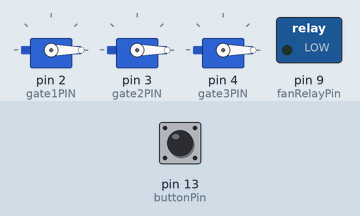
Simulated run of this program. Board: Arduino Uno, built with avr-gcc and run on an emulated ATmega328P. Shown: 3 × servo, switched loads named in the program (green lamp = pin HIGH). The test bench sets the inputs (shaded band); at power-on: pin 13 (buttonPin) HIGH. The local clock reads 2024-03-15 10:24:30 at power-on unless the program sets it; what the program prints to the serial monitor is not drawn.

Above: at 1.2 s.
1.3 s: pin 13 (buttonPin) pulled LOW for 0.15 s
At 2.7 s:
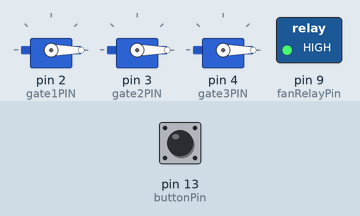
At 12.45 s:
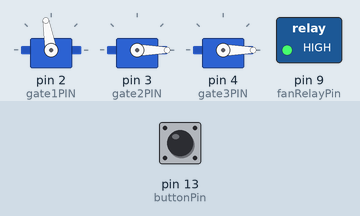
Timing chart, 0 to 24.1 s (numbered marks = the images above; inputs shaded):
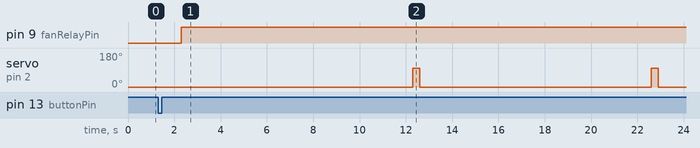

The program:

main.cpp
```cpp
#include <Arduino.h>
#include "DS1302_module.h"
#include "fan_relay_module.h"
#include "MG996R_module.h"
#include "feeder_module.h"
#include "button_feed.h"

bool isFeeding = false; //check if there is a feeding process currently
int buttonPin = 13;
int th1=10, tm1=47, th2=10, tm2=48; //2 feed/day

void setup() {
  Serial.begin(9600);
  initTime(th1,tm1,th2,tm2);
  initFan();
  initServo();
  initFeedButton(buttonPin, &isFeeding);
}

void loop() {
  //button for force-feeding
  checkFeedButton();

  //scheduled feeding
  if (isFeedTime() ) {
    feedingProcess();
  }

  digitalClockDisplay();
}
```

DS1302_module.cpp
```cpp
#include <DS1302_module.h>
#include <EEPROM.h>

const int RST_PIN = 8;
const int DAT_PIN = 7;
const int CLK_PIN = 6;

DS1302 rtc(RST_PIN, DAT_PIN, CLK_PIN);

bool didResetToday = false;
bool fedMorning = false;
bool fedEvening = false;
bool skipMorningNextDay = false;

static const uint8_t EE_SKIP = 0;  // one byte for skip flag

static void saveSkip() { EEPROM.update(EE_SKIP, skipMorningNextDay ? 1 : 0); }
static void loadSkip() { skipMorningNextDay = EEPROM.read(EE_SKIP) == 1; }

static int th1, tm1, th2, tm2;

void initTime(int xth1, int xtm1, int xth2, int xtm2)
{
    th1 = xth1;
    tm1 = xtm1;
    th2 = xth2;
    tm2 = xtm2;

    loadSkip(); //stored in EEPROM

    //   rtc.writeProtect(false);       // just for the FIRST use
    //   rtc.halt(false);

    //   Time t(2025, 8, 2, 11, 1, 0, Time::kSaturday);
    //   rtc.time(t);
}

void initFlags() {
  Time t = rtc.time();

  // fedMorning = true if we are AT/AFTER breakfast time
  if (t.hr > th1 || (t.hr == th1 && t.min >= tm1)) {
    fedMorning = true;
  } else {
    fedMorning = false;
    fedEvening = false;
  }

  // fedEvening = true if we are AT/AFTER dinner time
  if (t.hr > th2 || (t.hr == th2 && t.min >= tm2)) {
    fedEvening = true;
    return;
  } else {
    fedEvening = false;
    return;
  }
}

static bool nowBeforeOrEqual(int nowH, int nowM, int H, int M)
{
    return (nowH < H) || (nowH == H && nowM <= M);
}

// if the button is pressed multiple times, just 1 scheduled feeding will be skipped
void onManualFeed()
{
    Time t = rtc.time(); // queary the current time

    if (!fedMorning && nowBeforeOrEqual(t.hr, t.min, th1, tm1))
    { // before breakfast, we skip the scheduled breakfast
        fedMorning = true;
        return;
    }

    if (!fedEvening && nowBeforeOrEqual(t.hr, t.min, th2, tm2))
    { // before dinner, we skip the scheduled dinner
        fedEvening = true;
        return;
    }

    skipMorningNextDay = true; // after dinner, that means we will skip the next morning
    saveSkip();
}

// scheduled feeding
bool isFeedTime()
{
    Time t = rtc.time(); // query the current time
    if (t.hr == th1 || t.hr == th2)
    {
        if (t.hr == th1 && t.min == tm1 && !fedMorning) // breakfast
        {
            if (skipMorningNextDay) // they was fed yesterday after dinner
            {
                fedMorning = true;
                skipMorningNextDay = false;
                saveSkip();
                return false; // skip breakfast
            }
            fedMorning = true;
            return true; // do breakfast
        }
        if (t.hr == th2 && t.min == tm2 && !fedEvening) // dinner
        {
            fedEvening = true;
            return true;
        }
    }

    // reset parameters at midnight
    if (t.hr == 0 && t.min <= 3 && !didResetToday)
    {
        fedEvening=false;
        fedMorning=false;

        didResetToday = true;
    }
    if (t.hr == 0 && t.min == 10)
    { // clear the one-shot latch later
        didResetToday = false;
    }

    return false; // means no feeding time
}

void digitalClockDisplay() // helper
{
    Time t = rtc.time(); // query the current time

    Serial.print("Time: ");

    if (t.hr < 10)
        Serial.print('0');
    Serial.print(t.hr);
    Serial.print(':');

    if (t.min < 10)
        Serial.print('0');
    Serial.print(t.min);
    Serial.print(':');

    if (t.sec < 10)
        Serial.print('0');
    Serial.println(t.sec);
}

Time currentTime()
{
    return rtc.time();
}
```

DS1302_module.h
```cpp
#ifndef DS1302_MODULE_H
#define DS1302_MODULE_H

#include <DS1302.h>
#include <Arduino.h>

void initTime(int xth1, int xtm1, int xth2, int xtm2); //first use + feeding time setup

bool isFeedTime(); //verify if there is feeding time

void onManualFeed(); // mark the nearest upcoming schedule as don

Time currentTime(); //if other parts of code needs the current time

void digitalClockDisplay(); //pretty print, helper
#endif
```

MG996R_module.cpp
```cpp
#include "MG996R_module.h"

// Servo object definitions (global instances)
Servo gate1, gate2, gate3;

const int gate1PIN = 2, gate2PIN = 3, gate3PIN = 4;

void initServo() {
    gate1.attach(gate1PIN);
    gate1.write(0);
    gate2.attach(gate2PIN);
    gate2.write(0);
    gate3.attach(gate3PIN);
    gate3.write(0);
}

void openGate(Servo& gate, int reps, int rotAng) {
  for (int i = 0; i < reps; i++) {
    gate.write(rotAng);  // Open gate
    delay(300);
    gate.write(0);        // Close gate
    delay(10000);
  }
}
```

MG996R_module.h
```cpp
#ifndef MG996R_MODULE_H
#define MG996R_MODULE_H

#include <Servo.h>
#include <Arduino.h>

extern Servo gate1, gate2, gate3;

void initServo();
void openGate(Servo& gate, int reps, int rotAng);

#endif
```

button_feed.cpp
```cpp
#include "button_feed.h"
#include "feeder_module.h"
#include "DS1302_module.h"

static int buttonPin;
static bool *isFeeding;

void initFeedButton(int pin, bool* feedingFlag) {
  buttonPin = pin;
  isFeeding = feedingFlag;
  pinMode(buttonPin, INPUT_PULLUP);
}

void checkFeedButton() {
  if (buttonPin == 0 || isFeeding == nullptr) return; //button not set yet

  // Button pressed (PULLUP logic: LOW = pressed)
  if (digitalRead(buttonPin) == LOW && !(*isFeeding)) {
    *isFeeding = true;
    feedingProcess();
    onManualFeed();
    *isFeeding = false;
  }
}
```

button_feed.h
```cpp
#ifndef BUTTON_FEED_MODULE_H
#define BUTTON_FEED_MODULE_H

#include <Arduino.h>

//  - pin: the input pin for the button (with INPUT_PULLUP).
//  - feedingFlag: pointer to your global isFeeding flag in main.cpp
void initFeedButton(int pin, bool* feedingFlag);

void checkFeedButton();

#endif
```

fan_relay_module.cpp
```cpp
#include <Arduino.h>

const int fanRelayPin = 9;

void initFan() {
  pinMode(fanRelayPin, OUTPUT);
}

void startFan() {
  digitalWrite(fanRelayPin, HIGH);  // Relay ON
  delay(10000); //enough time for the perfect rpm
}

void stopFan() {
  delay(15000); //enough time to drop everything
  digitalWrite(fanRelayPin, LOW);  // Relay OFF
}
```

fan_relay_module.h
```cpp
#ifndef FAN_RELAY_MODULE_H
#define FAN_RELAY_MODULE_H

#include <Arduino.h>

void initFan();
void startFan();
void stopFan();

#endif
```

feeder_module.cpp
```cpp
#include "feeder_module.h"
#include "MG996R_module.h"
#include "fan_relay_module.h"
#include "DS1302_module.h"

struct PondConfig {
  Servo* gate;
  int reps;
  int angle;
};

PondConfig ponds[3] = {
  {&gate1, 4, 100},
  {&gate2, 0, 90},
  {&gate3, 0, 50}
};

void feedingProcess() {
  delay(1000);
  startFan();

  for (int i = 0; i < 3; i++) {
    openGate(*ponds[i].gate, ponds[i].reps, ponds[i].angle);
  }

  stopFan();
}
```

feeder_module.h
```cpp
#ifndef FEEDER_MODULE_H
#define FEEDER_MODULE_H

#include <Servo.h>

void feedingProcess();  // Declare the feeding process function

#endif
```

Measured:
- after the input at 1.3 s, pin 9 (fanRelayPin): LOW → HIGH after 1.0 s; servo on pin 2 (gate1PIN): alternates 100° for 0.30 s and 0° for 10.0 s, starting after 11.0 s
